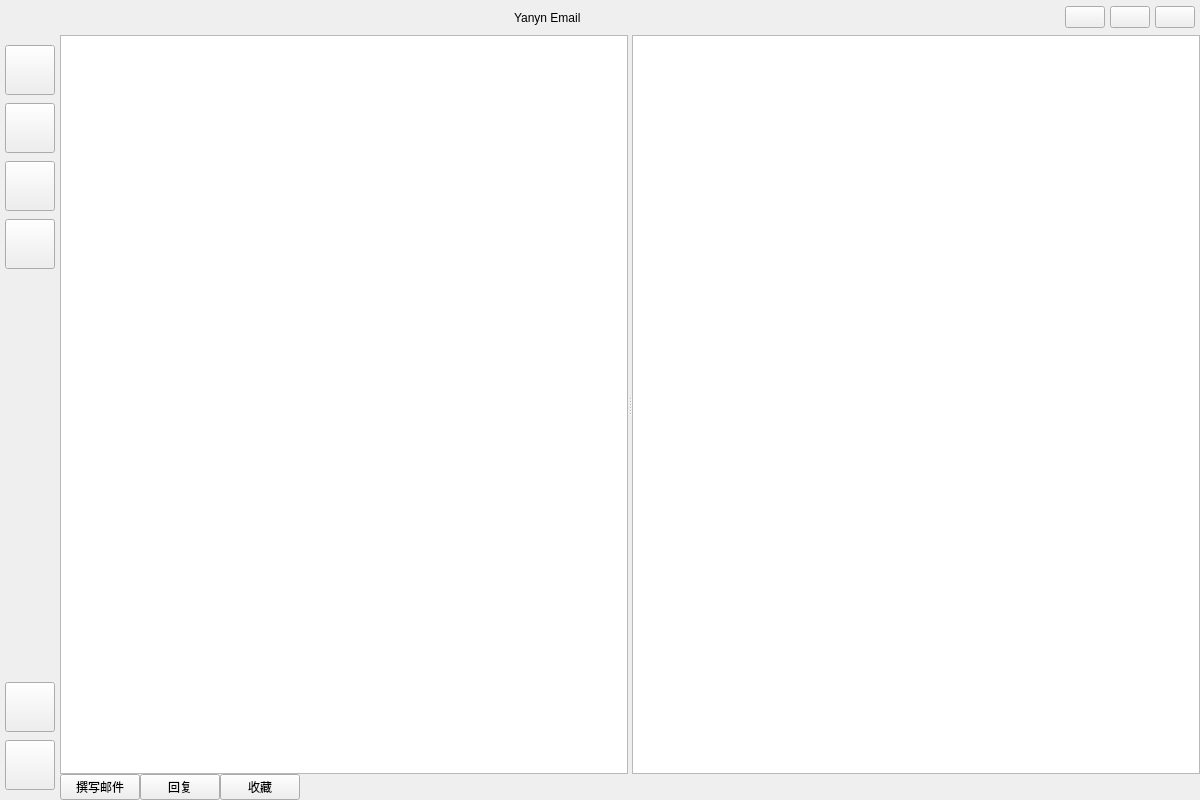
<?xml version="1.0" encoding="UTF-8"?>
<ui version="4.0">
 <class>MainWindow</class>
 <widget class="QMainWindow" name="MainWindow">
  <property name="geometry">
   <rect>
    <x>0</x>
    <y>0</y>
    <width>1200</width>
    <height>800</height>
   </rect>
  </property>
  <property name="windowTitle">
   <string>Yanyn Email</string>
  </property>
  <widget class="QWidget" name="centralwidget">
   <layout class="QVBoxLayout" name="verticalLayout_2">
    <property name="spacing">
     <number>0</number>
    </property>
    <property name="leftMargin">
     <number>0</number>
    </property>
    <property name="topMargin">
     <number>0</number>
    </property>
    <property name="rightMargin">
     <number>0</number>
    </property>
    <property name="bottomMargin">
     <number>0</number>
    </property>
    <!-- 自定义标题栏 -->
    <item>
     <widget class="QWidget" name="titleBar">
      <property name="objectName">
       <string notr="true">titleBar</string>
      </property>
      <property name="minimumSize">
       <size>
        <width>0</width>
        <height>35</height>
       </size>
      </property>
      <property name="maximumSize">
       <size>
        <width>16777215</width>
        <height>35</height>
       </size>
      </property>
      <layout class="QHBoxLayout" name="horizontalLayout_2">
       <property name="spacing">
        <number>5</number>
       </property>
       <property name="leftMargin">
        <number>10</number>
       </property>
       <property name="topMargin">
        <number>5</number>
       </property>
       <property name="rightMargin">
        <number>5</number>
       </property>
       <property name="bottomMargin">
        <number>5</number>
       </property>
       <!-- 左上角图标 -->
       <item>
        <widget class="QLabel" name="iconLabel">
         <property name="objectName">
          <string notr="true">iconLabel</string>
         </property>
         <property name="minimumSize">
          <size>
           <width>20</width>
           <height>20</height>
          </size>
         </property>
         <property name="maximumSize">
          <size>
           <width>20</width>
           <height>20</height>
          </size>
         </property>
         <property name="text">
          <string/>
         </property>
        </widget>
       </item>
       <item>
        <spacer name="horizontalSpacer">
         <property name="orientation">
          <enum>Qt::Horizontal</enum>
         </property>
         <property name="sizeHint" stdset="0">
          <size>
           <width>40</width>
           <height>20</height>
          </size>
         </property>
        </spacer>
       </item>
       <!-- 居中的标题 -->
       <item>
        <widget class="QLabel" name="titleLabel">
         <property name="objectName">
          <string notr="true">titleLabel</string>
         </property>
         <property name="text">
          <string>Yanyn Email</string>
         </property>
        </widget>
       </item>
       <item>
        <spacer name="horizontalSpacer_2">
         <property name="orientation">
          <enum>Qt::Horizontal</enum>
         </property>
         <property name="sizeHint" stdset="0">
          <size>
           <width>40</width>
           <height>20</height>
          </size>
         </property>
        </spacer>
       </item>
       <!-- 窗口控制按钮 -->
       <item>
        <widget class="QPushButton" name="minimizeButton">
         <property name="objectName">
          <string notr="true">titleButton</string>
         </property>
         <property name="text">
          <string/>
         </property>
        </widget>
       </item>
       <item>
        <widget class="QPushButton" name="maximizeButton">
         <property name="objectName">
          <string notr="true">titleButton</string>
         </property>
         <property name="text">
          <string/>
         </property>
        </widget>
       </item>
       <item>
        <widget class="QPushButton" name="closeButton">
         <property name="objectName">
          <string notr="true">closeButton</string>
         </property>
         <property name="text">
          <string/>
         </property>
        </widget>
       </item>
      </layout>
     </widget>
    </item>
    <!-- 主要内容区域 -->
    <item>
     <layout class="QHBoxLayout" name="horizontalLayout">
      <property name="spacing">
       <number>0</number>
      </property>
      <item>
       <widget class="QWidget" name="sidebarWidget" native="true">
        <property name="minimumSize">
         <size>
          <width>60</width>
          <height>0</height>
         </size>
        </property>
        <property name="maximumSize">
         <size>
          <width>60</width>
          <height>16777215</height>
         </size>
        </property>
        <layout class="QVBoxLayout" name="verticalLayout">
         <property name="spacing">
          <number>8</number>
         </property>
         <property name="leftMargin">
          <number>5</number>
         </property>
         <property name="topMargin">
          <number>10</number>
         </property>
         <property name="rightMargin">
          <number>5</number>
         </property>
         <property name="bottomMargin">
          <number>10</number>
         </property>
         <!-- 侧边栏按钮 -->
         <item>
          <widget class="QPushButton" name="inboxButton">
           <property name="minimumSize">
            <size>
             <width>50</width>
             <height>50</height>
            </size>
           </property>
           <property name="text">
            <string/>
           </property>
          </widget>
         </item>
         <item>
          <widget class="QPushButton" name="sendButton">
           <property name="minimumSize">
            <size>
             <width>50</width>
             <height>50</height>
            </size>
           </property>
           <property name="text">
            <string/>
           </property>
          </widget>
         </item>
         <item>
          <widget class="QPushButton" name="favoriteButton">
           <property name="minimumSize">
            <size>
             <width>50</width>
             <height>50</height>
            </size>
           </property>
           <property name="text">
            <string/>
           </property>
          </widget>
         </item>
         <item>
          <widget class="QPushButton" name="trashButton">
           <property name="minimumSize">
            <size>
             <width>50</width>
             <height>50</height>
            </size>
           </property>
           <property name="text">
            <string/>
           </property>
          </widget>
         </item>
         <item>
          <spacer name="verticalSpacer">
           <property name="orientation">
            <enum>Qt::Vertical</enum>
           </property>
           <property name="sizeHint" stdset="0">
            <size>
             <width>20</width>
             <height>40</height>
            </size>
           </property>
          </spacer>
         </item>
         <item>
          <widget class="QPushButton" name="accountButton">
           <property name="minimumSize">
            <size>
             <width>50</width>
             <height>50</height>
            </size>
           </property>
           <property name="text">
            <string/>
           </property>
          </widget>
         </item>
         <item>
          <widget class="QPushButton" name="settingButton">
           <property name="minimumSize">
            <size>
             <width>50</width>
             <height>50</height>
            </size>
           </property>
           <property name="text">
            <string/>
           </property>
          </widget>
         </item>
        </layout>
       </widget>
      </item>
      <item>
       <layout class="QVBoxLayout" name="verticalLayout_3">
        <item>
         <widget class="QSplitter" name="splitter">
          <property name="orientation">
           <enum>Qt::Horizontal</enum>
          </property>
          <widget class="QListWidget" name="emailList">
           <property name="minimumSize">
            <size>
             <width>300</width>
             <height>0</height>
            </size>
           </property>
          </widget>
          <widget class="QTextEdit" name="emailContent"/>
         </widget>
        </item>
        <!-- 底部操作按钮 -->
        <item>
         <layout class="QHBoxLayout" name="horizontalLayout_3">
          <item>
           <widget class="QPushButton" name="composeButton">
            <property name="text">
             <string>撰写邮件</string>
            </property>
           </widget>
          </item>
          <item>
           <widget class="QPushButton" name="replyButton">
            <property name="text">
             <string>回复</string>
            </property>
           </widget>
          </item>
          <item>
           <widget class="QPushButton" name="favoriteContentButton">
            <property name="text">
             <string>收藏</string>
            </property>
            <property name="checkable">
             <bool>true</bool>
            </property>
           </widget>
          </item>
          <item>
           <spacer name="horizontalSpacer_3">
            <property name="orientation">
             <enum>Qt::Horizontal</enum>
            </property>
            <property name="sizeHint" stdset="0">
             <size>
              <width>40</width>
              <height>20</height>
             </size>
            </property>
           </spacer>
          </item>
         </layout>
        </item>
       </layout>
      </item>
     </layout>
    </item>
   </layout>
  </widget>
 </widget>
 <resources/>
 <connections/>
</ui>
